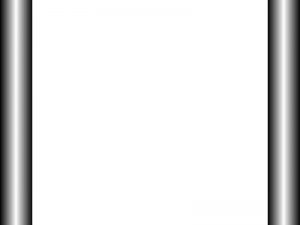
#> input picture img.jpg, 300 x 225 px, given in place of the camera
$ python abrindovideo.py   (Python 2 division)   (older library calls are emulated)
#> lines starting #> are read from the running program, lines starting #| are printed output that depends on the picture; after the words box and inside, x2 and y2 are one past the last pixel; in counts of white or black regions, pixels touching at a corner belong together
# -*- coding: utf-8 -*-


import pytesseract as ocr
import time
import numpy as np
import cv2
from PIL import Image
import os
##################
DELAY = 0.02
USE_CAM = 1
IS_FOUND = 0

MORPH = 7
CANNY = 250
##################
# 420x600 oranı 105mmx150mm gerçek boyuttaki kağıt için
_width  = 600.0
_height = 420.0
_margin = 0.0
##################
if USE_CAM: video_capture = cv2.VideoCapture(0)

corners = np.array(
  [
    [[      _margin, _margin       ]],
    [[       _margin, _height + _margin  ]],
    [[ _width + _margin, _height + _margin  ]],
    [[ _width + _margin, _margin       ]],
  ]
)

pts_dst = np.array( corners, np.float32 )
while(True):
   if USE_CAM :
    ret, rgb = video_capture.read()
#> rgb is the input picture: shape (225, 300, 3); min 8, max 255, mean 227.8
   else :
    ret = 1
    rgb = cv2.imread( "opencv.jpg", 0 )

   if  ret:

	    gray = cv2.cvtColor(rgb, cv2.COLOR_BGR2GRAY)
	    blur = cv2.blur(gray,(1,1))
	    sobelx64 = cv2.Sobel(blur,cv2.CV_64F,1,0,ksize=1)
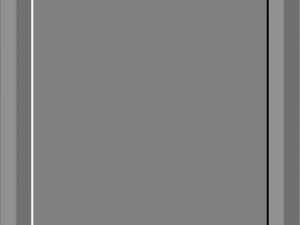
#> sobelx64: shape (225, 300) float64; min -243, max 239, mean 0; drawn with min black and max white
	    sobely64 = cv2.Sobel(blur,cv2.CV_64F,0,1,ksize=1)
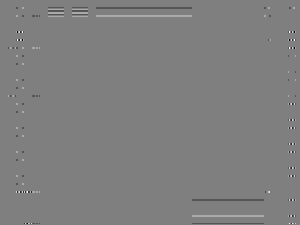
#> sobely64: shape (225, 300) float64; min -3, max 3, mean -0.000978; drawn with min black and max white

	    sobelx = np.uint8(np.absolute(sobelx64))
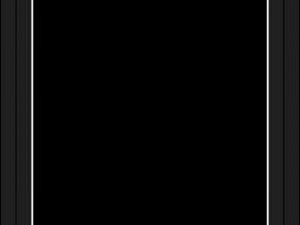
#> sobelx: shape (225, 300); min 0, max 243, mean 9.1
	    sobely = np.uint8(np.absolute(sobely64))
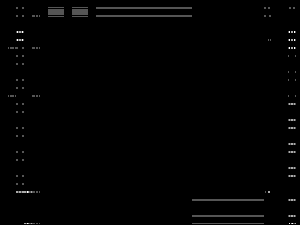
#> sobely: shape (225, 300); min 0, max 3, mean 0.0249; drawn with min black and max white
	    add = cv2.add(sobelx,sobely)
	    kernel = cv2.getStructuringElement( cv2.MORPH_RECT, ( MORPH, MORPH ) )
	    closed = cv2.morphologyEx( add, cv2.MORPH_CLOSE, kernel )
	    contours,hierarchy = cv2.findContours(closed, 1, 2)
#> contours = 3 contours; box (x1, y1, x2, y2) and area: (0, 0, 193, 225) 10281, (191, 0, 300, 225) 9665, (192, 200, 264, 216) 1063
	    for cont in contours:
		if cv2.contourArea( cont ) > 5000 :

		    arc_len = cv2.arcLength( cont, True )
		    approx = cv2.approxPolyDP(cont,0.01*cv2.arcLength(cont,True),True)
		    if len(approx) == 4:
			IS_FOUND = 1
#> this loop made 3 passes
#> arc_len on passes 2 to 3: 664.5, 835.8

cap.release()
cv2.destroyAllWindows()
